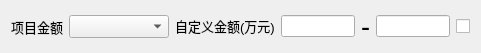
  <widget class="QWidget" name="layoutWidget">
   <property name="geometry">
    <rect>
     <x>10</x>
     <y>480</y>
     <width>481</width>
     <height>31</height>
    </rect>
   </property>
   <layout class="QHBoxLayout" name="horizontalLayout_19">
    <item>
     <layout class="QHBoxLayout" name="horizontalLayout_17">
      <item>
       <widget class="QLabel" name="label_15">
        <property name="font">
         <font>
          <pointsize>10</pointsize>
          <weight>50</weight>
          <bold>false</bold>
          <underline>false</underline>
          <stylestrategy>PreferDefault</stylestrategy>
         </font>
        </property>
        <property name="text">
         <string>项目金额</string>
        </property>
       </widget>
      </item>
      <item>
       <widget class="QComboBox" name="cb_itemAmount">
        <property name="minimumSize">
         <size>
          <width>100</width>
          <height>20</height>
         </size>
        </property>
        <property name="font">
         <font>
          <pointsize>10</pointsize>
          <weight>50</weight>
          <bold>false</bold>
          <underline>false</underline>
          <stylestrategy>PreferDefault</stylestrategy>
         </font>
        </property>
       </widget>
      </item>
     </layout>
    </item>
    <item>
     <layout class="QHBoxLayout" name="horizontalLayout_18">
      <item>
       <widget class="QLabel" name="label_16">
        <property name="minimumSize">
         <size>
          <width>100</width>
          <height>20</height>
         </size>
        </property>
        <property name="maximumSize">
         <size>
          <width>100</width>
          <height>20</height>
         </size>
        </property>
        <property name="font">
         <font>
          <pointsize>10</pointsize>
          <weight>50</weight>
          <bold>false</bold>
          <underline>false</underline>
          <stylestrategy>PreferDefault</stylestrategy>
         </font>
        </property>
        <property name="text">
         <string>自定义金额(万元)</string>
        </property>
       </widget>
      </item>
      <item>
       <widget class="QLineEdit" name="le_minimumAmount"/>
      </item>
      <item>
       <widget class="QLabel" name="label_17">
        <property name="font">
         <font>
          <pointsize>20</pointsize>
          <weight>50</weight>
          <bold>false</bold>
          <underline>false</underline>
          <stylestrategy>PreferDefault</stylestrategy>
         </font>
        </property>
        <property name="text">
         <string>-</string>
        </property>
       </widget>
      </item>
      <item>
       <widget class="QLineEdit" name="le_maximunAmount"/>
      </item>
      <item>
       <widget class="QCheckBox" name="cb_customAmount">
        <property name="text">
         <string/>
        </property>
       </widget>
      </item>
     </layout>
    </item>
   </layout>
  </widget>
